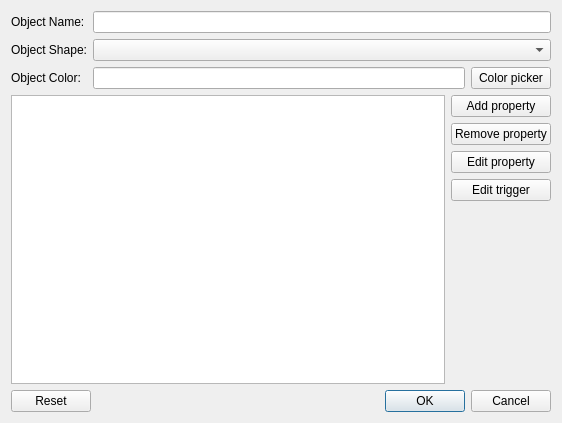
<?xml version="1.0" encoding="UTF-8"?>
<ui version="4.0">
 <class>SysOvrvObjectDialog</class>
 <widget class="QDialog" name="SysOvrvObjectDialog">
  <property name="geometry">
   <rect>
    <x>0</x>
    <y>0</y>
    <width>562</width>
    <height>423</height>
   </rect>
  </property>
  <property name="windowTitle">
   <string>Dialog</string>
  </property>
  <layout class="QVBoxLayout" name="verticalLayout_2">
   <item>
    <layout class="QFormLayout" name="formLayout">
     <item row="0" column="0">
      <widget class="QLabel" name="label">
       <property name="text">
        <string>Object Name:</string>
       </property>
      </widget>
     </item>
     <item row="0" column="1">
      <widget class="QLineEdit" name="objectNameLE"/>
     </item>
     <item row="1" column="0">
      <widget class="QLabel" name="label_2">
       <property name="text">
        <string>Object Shape:</string>
       </property>
      </widget>
     </item>
     <item row="1" column="1">
      <widget class="QComboBox" name="objectShapeComboBox"/>
     </item>
     <item row="2" column="0">
      <widget class="QLabel" name="label_3">
       <property name="text">
        <string>Object Color:</string>
       </property>
      </widget>
     </item>
     <item row="2" column="1">
      <layout class="QHBoxLayout" name="horizontalLayout_2">
       <item>
        <widget class="QLineEdit" name="ObjectColorLE"/>
       </item>
       <item>
        <widget class="QPushButton" name="OpenColorPicker">
         <property name="text">
          <string>Color picker</string>
         </property>
        </widget>
       </item>
      </layout>
     </item>
    </layout>
   </item>
   <item>
    <layout class="QHBoxLayout" name="horizontalLayout">
     <item>
      <widget class="QGraphicsView" name="objectVisualizerGraphicsView"/>
     </item>
     <item>
      <layout class="QVBoxLayout" name="verticalLayout">
       <item>
        <widget class="QPushButton" name="addPropertyBtn">
         <property name="text">
          <string>Add property</string>
         </property>
        </widget>
       </item>
       <item>
        <widget class="QPushButton" name="rmvPropertyBtn">
         <property name="text">
          <string>Remove property</string>
         </property>
        </widget>
       </item>
       <item>
        <widget class="QPushButton" name="edtPropertyBtn">
         <property name="text">
          <string>Edit property</string>
         </property>
        </widget>
       </item>
       <item>
        <widget class="QPushButton" name="edtTriggerBtn">
         <property name="text">
          <string>Edit trigger</string>
         </property>
        </widget>
       </item>
       <item>
        <spacer name="verticalSpacer">
         <property name="orientation">
          <enum>Qt::Vertical</enum>
         </property>
         <property name="sizeHint" stdset="0">
          <size>
           <width>20</width>
           <height>40</height>
          </size>
         </property>
        </spacer>
       </item>
      </layout>
     </item>
    </layout>
   </item>
   <item>
    <widget class="QDialogButtonBox" name="buttonBox">
     <property name="orientation">
      <enum>Qt::Horizontal</enum>
     </property>
     <property name="standardButtons">
      <set>QDialogButtonBox::Cancel|QDialogButtonBox::Ok|QDialogButtonBox::Reset</set>
     </property>
    </widget>
   </item>
  </layout>
 </widget>
 <resources/>
 <connections/>
</ui>
